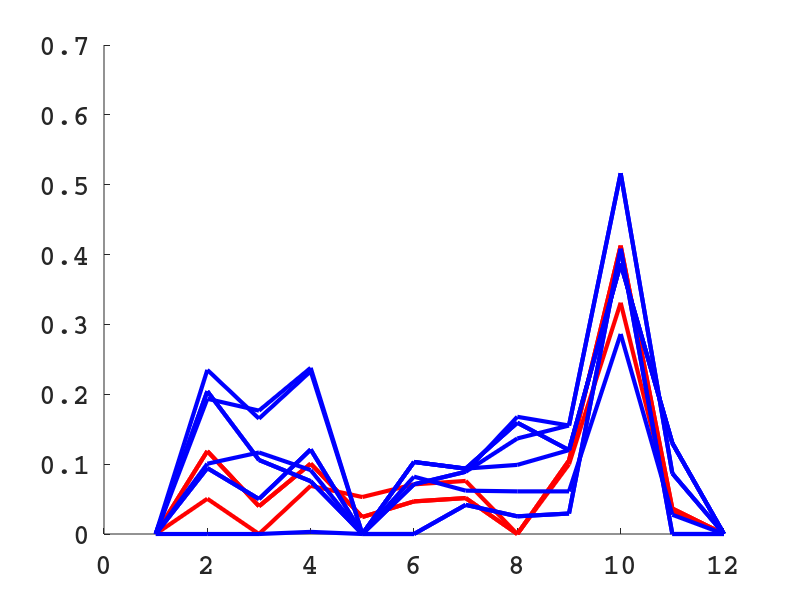

Write the MATLAB code that produced this figure.
close all
clear

% load("clustering_koutala_sentinel_continious_removal_kmeans.mat")
% load("clustering_koutala_sentinel_continious_removal_frechet.mat")
load("clustering_koutala_sentinel_continious_removal_custom.mat")


% validation

figure (200), hold on
h = plot(squeeze(D(14,10,:)), 'r', 'LineWidth',3);
h = plot(squeeze(D(14,11,:)), 'r', 'LineWidth',3);
h = plot(squeeze(D(14,12,:)), 'r', 'LineWidth',3);

h = plot(squeeze(D(16,22,:)), 'b', 'LineWidth',3);
h = plot(squeeze(D(16,23,:)), 'b', 'LineWidth',3);
h = plot(squeeze(D(16,24,:)), 'b', 'LineWidth',3);
h = plot(squeeze(D(16,25,:)), 'b', 'LineWidth',3);
h = plot(squeeze(D(17,22,:)), 'b', 'LineWidth',3);
h = plot(squeeze(D(17,23,:)), 'b', 'LineWidth',3);
h = plot(squeeze(D(17,24,:)), 'b', 'LineWidth',3);
h = plot(squeeze(D(17,25,:)), 'b', 'LineWidth',3);
set(gca,'FontSize',20, 'FontName', 'Courier', 'FontWeight','bold')

% k-means 25

% number_of_clusters = 25;
% tick_labels = cell(1,number_of_clusters +1);
% tick_labels{1} = 'Sea';
% for i=2:number_of_clusters +1
%     tick_labels{i} = strcat('Cluster ', int2str(i-1));
% end
% 
% 
% [figure_index,~] = size(get(0,'Children'));
% figure(figure_index+1)
% imagesc(image_clustered_kmeans_25);
% colorbar('Ticks',0:number_of_clusters,...
%     'TickLabels',tick_labels)
% title(strcat(["K-means" num2str(number_of_clusters) "clusters"]))
% hold off
% 
% for i=1:p
%     for j=1:n
%         if image_clustered_kmeans_25(i,j) ~=0
%             text(j,i, num2str(image_clustered_kmeans_25(i,j)),'Color','red');
%         end
%     end
% end


% plot_signature(clustering_cell_kmeans_25{11}')
% % 
% plot_signature(clustering_cell_kmeans_25{19}')
% % 
% plot_signature(clustering_cell_kmeans_25{14}')
% % 
% plot_signature(clustering_cell_kmeans_25{8}')

% frechet 27

% number_of_clusters = 27;
% tick_labels = cell(1,number_of_clusters +1);
% tick_labels{1} = 'Sea';
% for i=2:number_of_clusters +1
%     tick_labels{i} = strcat('Cluster ', int2str(i-1));
% end
% 
% 
% [figure_index,~] = size(get(0,'Children'));
% figure(figure_index+1)
% imagesc(image_clustered_frechet_27);
% colorbar('Ticks',0:number_of_clusters,...
%     'TickLabels',tick_labels)
% title(strcat(["Hier-Fréchet" num2str(number_of_clusters) "clusters"]))
% hold off
% 
% for i=1:p
%     for j=1:n
%         if image_clustered_frechet_27(i,j) ~=0
%             text(j,i, num2str(image_clustered_frechet_27(i,j)),'Color','red');
%         end
%     end
% end


% plot_signature(clustering_cell_frechet_27{6}')
% 
% plot_signature(clustering_cell_frechet_27{20}')
% 
% plot_signature(clustering_cell_frechet_27{13}')
% 
% plot_signature(clustering_cell_frechet_27{23}')
% 
% plot_signature(clustering_cell_frechet_27{9}')
% 
% plot_signature(clustering_cell_frechet_27{1}')

% custom

% tick_labels = cell(1,number_of_clusters +1);
% tick_labels{1} = 'Sea';
% for i=2:number_of_clusters +1
%     tick_labels{i} = strcat('Cluster ', int2str(i-1));
% end
% 
% 
% [figure_index,~] = size(get(0,'Children'));
% figure(figure_index+1)
% imagesc(image_clustered_hier);
% colorbar('Ticks',0:number_of_clusters,...
%     'TickLabels',tick_labels)
% title(strcat(["hier after sequential" num2str(new_number_of_clusters) "clusters"]))
% hold off
% 
% for i=1:p
%     for j=1:n
%         if image_clustered_hier(i,j) ~=0
%             text(j,i, num2str(image_clustered_hier(i,j)),'Color','red');
%         end
%     end
% end

% plot_signature(clustering_cell_hier{14}')
% 
% plot_signature(clustering_cell_hier{13}')
% % 
% plot_signature(clustering_cell_hier{2}')
% % 
% plot_signature(clustering_cell_hier{1}')
% 
% plot_signature(clustering_cell_hier{3}')
% 
% plot_signature(clustering_cell_hier{27}')
% 
% plot_signature(clustering_cell_hier{15}')
